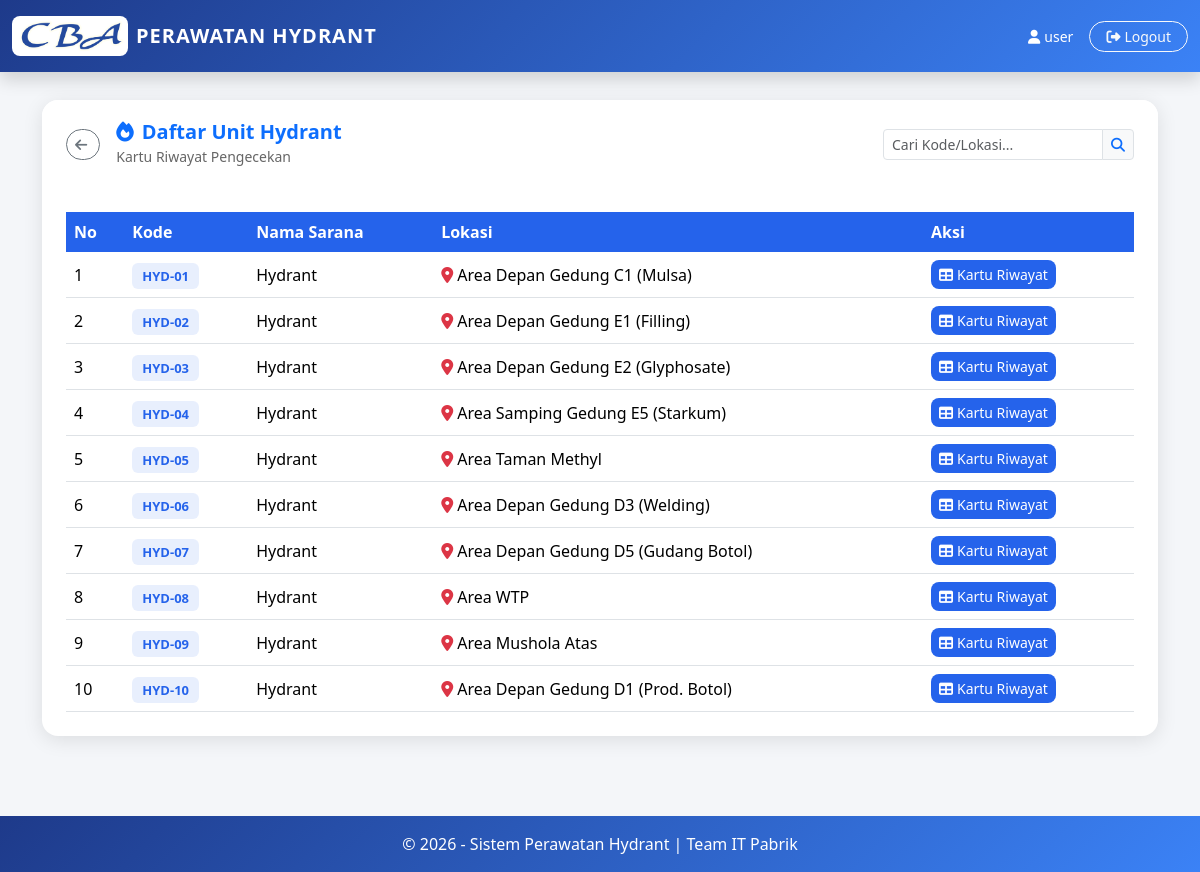
Page /hydrant_home.php (signed in) on the earlier database version.
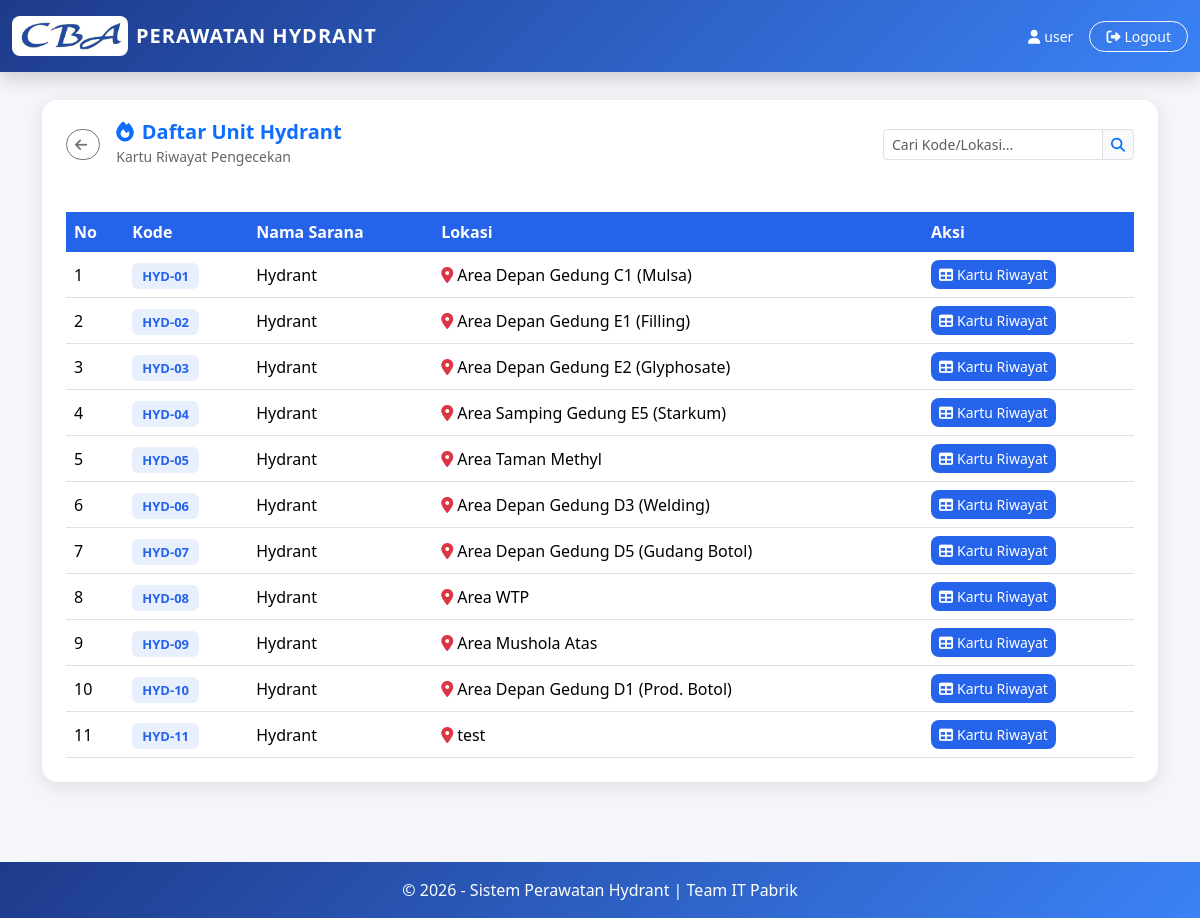
Same page on the later database version.
### tables this page shows
CREATE TABLE `hydrant` (
  `id` int(11) NOT NULL,
  `no_kode` varchar(50) NOT NULL,
  `nama_sarana` varchar(100) DEFAULT NULL,
  `lokasi` varchar(200) DEFAULT NULL
);

### hydrant_home.php (the view, shortened to what the changed rows need)
<?php
include "config/koneksi.php";
mysqli_query($conn, "CREATE TABLE IF NOT EXISTS `hydrant` (
  `id` int(11) NOT NULL AUTO_INCREMENT,
  `no_kode` varchar(50) NOT NULL,
  `nama_sarana` varchar(100) DEFAULT NULL,
  `lokasi` varchar(200) DEFAULT NULL,
  PRIMARY KEY (`id`)
) ENGINE=InnoDB DEFAULT CHARSET=utf8mb4");
mysqli_query($conn, "CREATE TABLE IF NOT EXISTS `checklist_hydrant` (
  `id` int(11) NOT NULL AUTO_INCREMENT,
  `hydrant_id` int(11) NOT NULL,
  `tahun` int(4) NOT NULL,
  `bulan` tinyint(2) NOT NULL,
  `tanggal_cek` date DEFAULT NULL,
  `valve_handle` enum('Ok','Nok') DEFAULT NULL,
  `hose_coupling_conect` enum('Ok','Nok') DEFAULT NULL,
  `baut_valve_handle` enum('Ok','Nok') DEFAULT NULL,
  `fire_hose` enum('Ok','Nok') DEFAULT NULL,
  `slang_hydrant` enum('Ok','Nok') DEFAULT NULL,
  `nozzle` enum('Ok','Nok') DEFAULT NULL,
  `box_hydrant` enum('Ok','Nok') DEFAULT NULL,
  `paraf` varchar(100) DEFAULT NULL,
  `catatan` text DEFAULT NULL,
  `users_id` int(11) DEFAULT NULL,
  `created_at` datetime DEFAULT CURRENT_TIMESTAMP,
  PRIMARY KEY (`id`)
) ENGINE=InnoDB DEFAULT CHARSET=utf8mb4");
$where = "";
$listHydrant = mysqli_query($conn, "SELECT * FROM hydrant $where ORDER BY no_kode ASC");
?>
<!DOCTYPE html>
<html lang="id">
<head>
  <link href="https://cdn.jsdelivr.net/npm/bootstrap@5.3.2/dist/css/bootstrap.min.css" rel="stylesheet">
</head>
<body>
  <div class="container" style="margin-top:100px; padding-bottom:40px; flex:1;">
    <div class="card card-hydrant">
      <div class="card-body p-4">
        <div class="table-responsive">
          <table class="table table-hover align-middle mb-0">
            <thead>
              <tr>
                <th>No</th>
                <th>Kode</th>
                <th>Nama Sarana</th>
                <th>Lokasi</th>
                <th>Aksi</th>
              </tr>
            </thead>
            <tbody>
              <?php $no = 1;
              while ($row = mysqli_fetch_assoc($listHydrant)): ?>
                <tr>
                  <td data-label="No"><?= $no++ ?></td>
                  <td data-label="Kode"><span class="hydrant-badge"><?= htmlspecialchars($row['no_kode']) ?></span></td>
                  <td data-label="Nama Sarana"><?= htmlspecialchars($row['nama_sarana']) ?></td>
                  <td data-label="Lokasi">
                    <span><i
                        class="fa-solid fa-location-dot text-danger me-1"></i><?= htmlspecialchars($row['lokasi']) ?></span>
                  </td>
                  <td data-label="Aksi">
                    <a href="hydrant_kartu.php?hydrant_id=<?= $row['id'] ?>" class="btn btn-kartu btn-sm flex-grow-1">
                      <i class="fa-solid fa-table me-1"></i><span class="d-inline">Kartu Riwayat</span>
                    </a>
                  </td>
                </tr>
              <?php endwhile; ?>
            </tbody>
          </table>
        </div>
      </div>
    </div>
  </div>
</body>
</html>

Differences in the rows shown:
added hydrant: no_kode "HYD-11", nama_sarana "Hydrant", lokasi "test"
